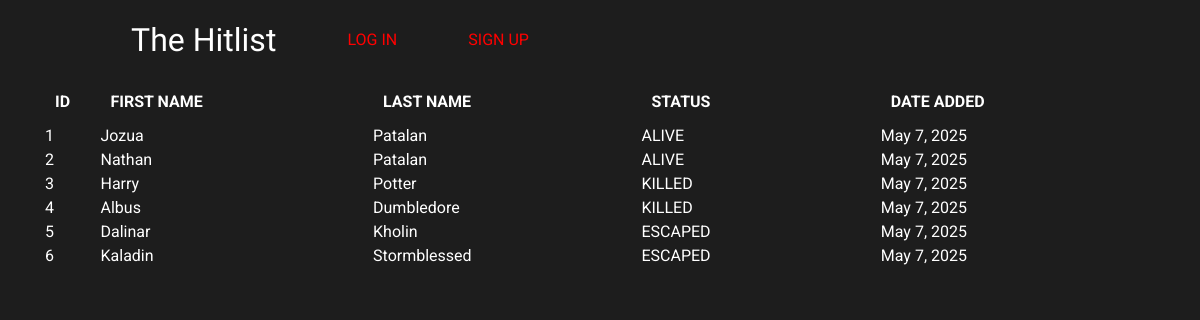
The page / on the database its author committed.
### hitlist/models.py (models this page shows, shortened)
class Note(models.Model):
    first_name = models.TextField(max_length=100)
    last_name = models.TextField(max_length=100)
    status = models.TextField(max_length=20)
    date_added = models.DateField(auto_now_add=True)

### hitlist/views.py (the view)
# urls.py: path('', views.home, name='hitlist-home')
def home(request):
    context = {
        'Notes': Note.objects.all()
    }
    return render(request, 'hitlist/index.html', context)

### hitlist/templates/hitlist/index.html
{% extends 'hitlist/base.html' %}
{% block content %}
    <div class='container'>
        <div class='hitlist-label'>ID</div>
        <div class='hitlist-label'>FIRST NAME</div>
        <div class='hitlist-label'>LAST NAME</div>
        <div class='hitlist-label'>STATUS</div>
        <div class='hitlist-label'>DATE ADDED</div>
        {% for Note in Notes %}
        <div class='data'> {{ Note.pk }} </div>
        <div class='data'> {{ Note.first_name }} </div>
        <div class='data'> {{ Note.last_name }} </div>
        <div class='data'> {{ Note.status }} </div>
        <div class='data'> {{ Note.date_added }}</div>
        {% endfor %}
    </div>
{% endblock content %}

### hitlist/templates/hitlist/base.html (shortened to what this page needs)
{% load static %}
<!DOCTYPE html>
<html lang="en">
  <head>
    <link rel="stylesheet" href="https://cdn.jsdelivr.net/npm/bootstrap@4.4.1/dist/css/bootstrap.min.css">
    <link rel="stylesheet" type='text/css' href="{% static 'hitlist/main.css' %}">
  </head>
  <body>
    <nav>
      <div class='navbar-items'>
        <div class='home'>The Hitlist</div>
        {% if user.is_authenticated %}
          <div class='labels'>
            <form action={% url 'hitlist-logout' %} method='POST'>
              {% csrf_token %}
              <button type=submit>Log Out</button>
            </form>
          </div>
        {% else %}
          <div class='labels'>
            <a href={% url 'hitlist-login' %}> Log In </a>
          </div>
          <div class='labels'>
            <a href={% url 'hitlist-register' %}> Sign Up </a>
          </div>
        {% endif %}
      </div>
    </nav>
    {% block content %}
    {% endblock content %}
  </body>
</html>

### hitlist/static/hitlist/main.css (style rules this page uses)
* { padding: 0; margin: 0; border: 0; font-family: 'Roboto', Arial, Helvetica, sans-serif; }
:root { --background-color : #1d1d1d; --text-color : #ffffff ; --margins: 5%; }
a { color: red; }
body { background-color: var(--background-color); color: var(--text-color); height: 100%; }
nav { display: flex; padding-left: var(--margins); padding-right: var(--margins); height: 5em; }
.navbar-items { display: flex; justify-content: space-evenly; width: 50%; }
.labels { text-transform: uppercase; }
.navbar-items > div { display: flex; justify-content: center; align-items: center ; }
.home { font-family: 'Delicious Handrawn', cursive, 'Courier New', Courier, monospace; font-size: 2em; }
.container { display: grid; grid-template-columns: 5% repeat(4, auto); }
.hitlist-label { font-weight: bold; padding: 10px; }

### rows shown on the page
Note: pk "1", first_name "Jozua", last_name "Patalan", status "ALIVE", date_added "May 7, 2025"
Note: pk "2", first_name "Nathan", last_name "Patalan", status "ALIVE", date_added "May 7, 2025"
Note: pk "3", first_name "Harry", last_name "Potter", status "KILLED", date_added "May 7, 2025"
Note: pk "4", first_name "Albus", last_name "Dumbledore", status "KILLED", date_added "May 7, 2025"
Note: pk "5", first_name "Dalinar", last_name "Kholin", status "ESCAPED", date_added "May 7, 2025"
Note: pk "6", first_name "Kaladin", last_name "Stormblessed", status "ESCAPED", date_added "May 7, 2025"
